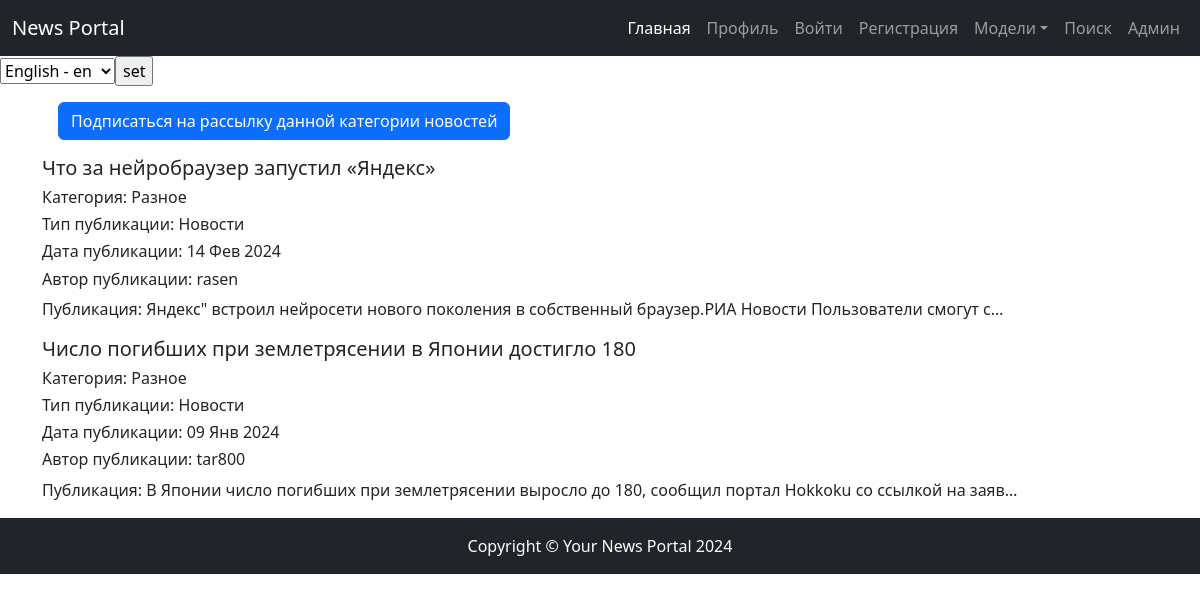
Page /categories/1 on the earlier database version.
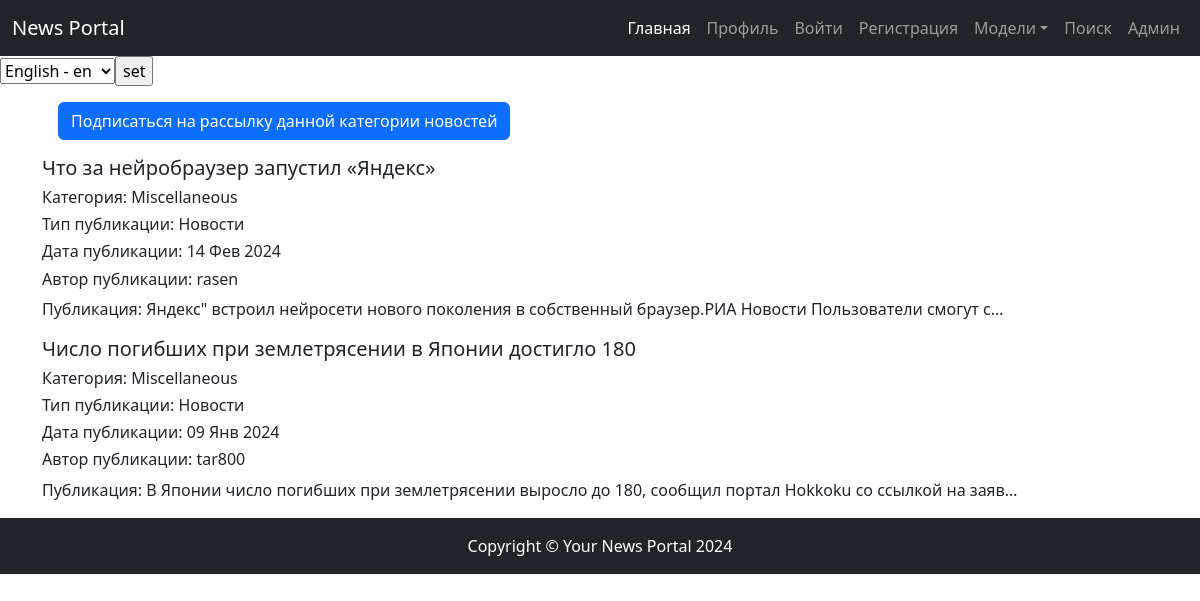
Same page on the later database version.
### news/models.py (models this page shows, shortened)
class Category(models.Model):
    category_name = models.CharField(_('Name of category'), max_length=200, unique=True)
    subscribers = models.ManyToManyField(User, related_name='categories', verbose_name=_('Subscribers'))
    def __str__(self):
        return f'{self.category_name}'
    class Meta:
        verbose_name = _('Category')
        verbose_name_plural = _('Categories')

### news/views/category.py (the view)
# urls.py: path('categories/<int:pk>', CategoryDetailView.as_view(), name='category_detail'),
class CategoryDetailView(ListView):
    model = Post
    template_name = APP + "category_detail.html"
    context_object_name = "category_list"
    def get_queryset(self):
        self.category = get_object_or_404(Category, id=self.kwargs["pk"])
        queryset = Post.objects.filter(categories_post=self.category).order_by('-time_in')
        return queryset
    def get_context_data(self, **kwargs):
        context = super().get_context_data(**kwargs)
        context['is_not_subcriber'] = self.request.user not in self.category.subscribers.all()
        context['category_post_detail'] = self.category
        return context

### news/templates/news/category_detail.html (shortened to what this page needs)
{% extends 'default.html' %}
{% block content %}
    {% if not is_not_subscriber %}
    <div class="p-3">
        <a class="btn btn-primary" href="{{ category_post_detail.id }}/subscribe/" role="button">Подписаться на рассылку данной категории новостей</a>
    </div>
        {% for post in category_list %}
          <div class="mb-3">
                <h5>  {{ post.title|truncatechars:100 }} </h5>
                <h6>Категория: {{ category_post_detail }} </h6>
                <h6>Тип публикации: {{ post.get_choice_types_display }}</h6>
                <h6>Дата публикации: {{ post.time_in|date:'d M Y' }} </h6>
                <h6>Автор публикации: {{ post.author.user }} </h6>
                <span>Публикация: {{ post.content|truncatechars:100 }}</span>
          </div>
        {% endfor %}
    {% else %}
        <div class="p-3">
            <h4> Вы уже подписаны
                <a class="btn btn-primary" href="{{ category_post_detail.id }}/unsubscribe/" role="button">Отписаться от рассылки данной категории новостей</a>
            </h4>
        </div>
    {% endif %}
</div>
{% endblock content %}

Differences in the rows shown:
changed Category: category_name "Разное" → "Miscellaneous"
